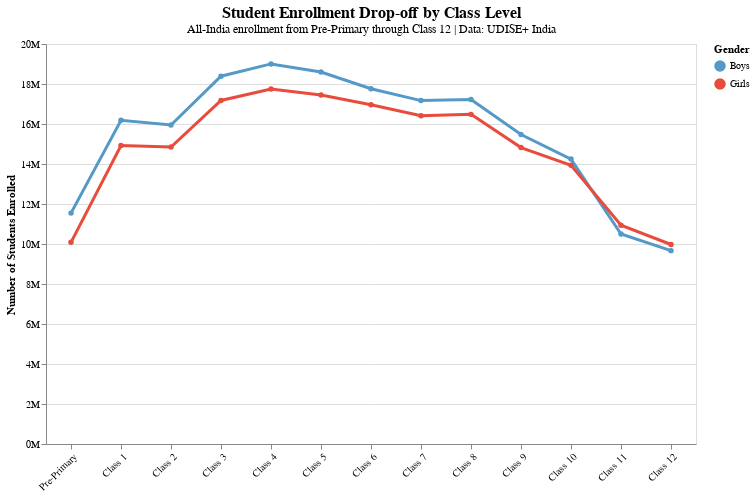

Notebook cell for this chart:
### Code cell
import pandas as pd
import altair as alt

# Assuming df_merged has enrollment data

# Define class columns
class_levels = ['cpp', 'c1', 'c2', 'c3', 'c4', 'c5', 'c6', 'c7', 'c8', 'c9', 'c10', 'c11', 'c12']
class_labels = ['Pre-Primary', 'Class 1', 'Class 2', 'Class 3', 'Class 4', 'Class 5', 
                'Class 6', 'Class 7', 'Class 8', 'Class 9', 'Class 10', 'Class 11', 'Class 12']

# Aggregate by class level
dropout_data = []

for i, class_level in enumerate(class_levels):
    boys_col = f'{class_level}_b'
    girls_col = f'{class_level}_g'
    
    total_boys = df_merged[boys_col].sum()
    total_girls = df_merged[girls_col].sum()
    
    dropout_data.append({
        'Class': class_labels[i],
        'Gender': 'Boys',
        'Enrollment': total_boys,
        'Class_Order': i
    })
    
    dropout_data.append({
        'Class': class_labels[i],
        'Gender': 'Girls',
        'Enrollment': total_girls,
        'Class_Order': i
    })

df_dropout = pd.DataFrame(dropout_data)

# Create the chart with Altair
chart = alt.Chart(df_dropout).mark_line(point=True, strokeWidth=3).encode(
    x=alt.X('Class:N', 
            axis=alt.Axis(title=None, labelAngle=-45),
            sort=class_labels),
    y=alt.Y('Enrollment:Q',
            axis=alt.Axis(title='Number of Students Enrolled', format='~s')),
    color=alt.Color('Gender:N',
                    scale=alt.Scale(domain=['Boys', 'Girls'], 
                                   range=['#5499C7', '#E74C3C']),
                    legend=alt.Legend(title='Gender')),
    tooltip=['Class', 'Gender', alt.Tooltip('Enrollment:Q', format=',')]
).properties(
    width=650,
    height=400,
    title={
        "text": "Student Enrollment Drop-off by Class Level",
        "subtitle": "All-India enrollment from Pre-Primary through Class 12 | Data: UDISE+ India",
        "fontSize": 16,
        "subtitleFontSize": 12
    }
)

# Display the chart
chart.show()

# Save as JSON for Vega-Lite

### Figure 1 — Vega-Lite specification as saved in the notebook (floating-point values rounded to 4 significant figures)
{"config": {"view": {"continuousWidth": 300, "continuousHeight": 300}}, "data": {"name": "data-47d6bc92e638f8d544c95c3465310268"}, "mark": {"type": "line", "point": true, "strokeWidth": 3}, "encoding": {"color": {"field": "Gender", "legend": {"title": "Gender"}, "scale": {"domain": ["Boys", "Girls"], "range": ["#5499C7", "#E74C3C"]}, "type": "nominal"}, "tooltip": [{"field": "Class", "type": "nominal"}, {"field": "Gender", "type": "nominal"}, {"field": "Enrollment", "format": ",", "type": "quantitative"}], "x": {"axis": {"labelAngle": -45, "title": null}, "field": "Class", "sort": ["Pre-Primary", "Class 1", "Class 2", "Class 3", "Class 4", "Class 5", "Class 6", "Class 7", "Class 8", "Class 9", "Class 10", "Class 11", "Class 12"], "type": "nominal"}, "y": {"axis": {"format": "~s", "title": "Number of Students Enrolled"}, "field": "Enrollment", "type": "quantitative"}}, "height": 400, "title": {"text": "Student Enrollment Drop-off by Class Level", "subtitle": "All-India enrollment from Pre-Primary through Class 12 | Data: UDISE+ India", "fontSize": 16, "subtitleFontSize": 12}, "width": 650, "$schema": "https://vega.github.io/schema/vega-lite/v5.20.1.json", "datasets": {"data-47d6bc92e638f8d544c95c3465310268": [{"Class": "Pre-Primary", "Gender": "Boys", "Enrollment": 11543968, "Class_Order": 0}, {"Class": "Pre-Primary", "Gender": "Girls", "Enrollment": 10082103, "Class_Order": 0}, {"Class": "Class 1", "Gender": "Boys", "Enrollment": 16188656, "Class_Order": 1}, {"Class": "Class 1", "Gender": "Girls", "Enrollment": 14927581, "Class_Order": 1}, {"Class": "Class 2", "Gender": "Boys", "Enrollment": 15949508, "Class_Order": 2}, {"Class": "Class 2", "Gender": "Girls", "Enrollment": 14845877, "Class_Order": 2}, {"Class": "Class 3", "Gender": "Boys", "Enrollment": 18388657, "Class_Order": 3}, {"Class": "Class 3", "Gender": "Girls", "Enrollment": 17179376, "Class_Order": 3}, {"Class": "Class 4", "Gender": "Boys", "Enrollment": 19004651, "Class_Order": 4}, {"Class": "Class 4", "Gender": "Girls", "Enrollment": 17746035, "Class_Order": 4}, {"Class": "Class 5", "Gender": "Boys", "Enrollment": 18598138, "Class_Order": 5}, {"Class": "Class 5", "Gender": "Girls", "Enrollment": 17449295, "Class_Order": 5}, {"Class": "Class 6", "Gender": "Boys", "Enrollment": 17764849, "Class_Order": 6}, {"Class": "Class 6", "Gender": "Girls", "Enrollment": 16960720, "Class_Order": 6}, {"Class": "Class 7", "Gender": "Boys", "Enrollment": 17170058, "Class_Order": 7}, {"Class": "Class 7", "Gender": "Girls", "Enrollment": 16409553, "Class_Order": 7}, {"Class": "Class 8", "Gender": "Boys", "Enrollment": 17222730, "Class_Order": 8}, {"Class": "Class 8", "Gender": "Girls", "Enrollment": 16481371, "Class_Order": 8}, {"Class": "Class 9", "Gender": "Boys", "Enrollment": 15471176, "Class_Order": 9}, {"Class": "Class 9", "Gender": "Girls", "Enrollment": 14820093, "Class_Order": 9}, {"Class": "Class 10", "Gender": "Boys", "Enrollment": 14246123, "Class_Order": 10}, {"Class": "Class 10", "Gender": "Girls", "Enrollment": 13935601, "Class_Order": 10}, {"Class": "Class 11", "Gender": "Boys", "Enrollment": 10501416, "Class_Order": 11}, {"Class": "Class 11", "Gender": "Girls", "Enrollment": 10937872, "Class_Order": 11}, {"Class": "Class 12", "Gender": "Boys", "Enrollment": 9668560, "Class_Order": 12}, {"Class": "Class 12", "Gender": "Girls", "Enrollment": 9975979, "Class_Order": 12}]}}
